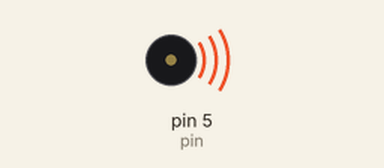
Bench run of a sketch on a simulated Arduino Uno, built with avr-gcc and run on an emulated ATmega328P. Shown: buzzer (waves = sounding).

Above: at 0.1 s.
Timing chart, 0 to 1.6 s (numbered marks = the images above):
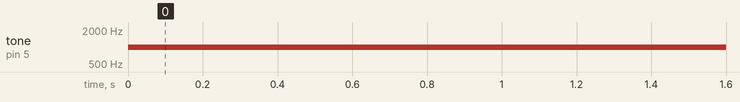

Measured:
- by itself, tone on pin 5 (pin): silent → 1000 Hz at 0.00 s

The sketch:

test.ino
```cpp
int pin = 5;
void setup() {
  // put your setup code here, to run once:
  pinMode(pin, OUTPUT);
}

void loop() {
  // put your main code here, to run repeatedly:
  //digitalWrite(pin,HIGH);
  tone(pin, 1000);
}
```
